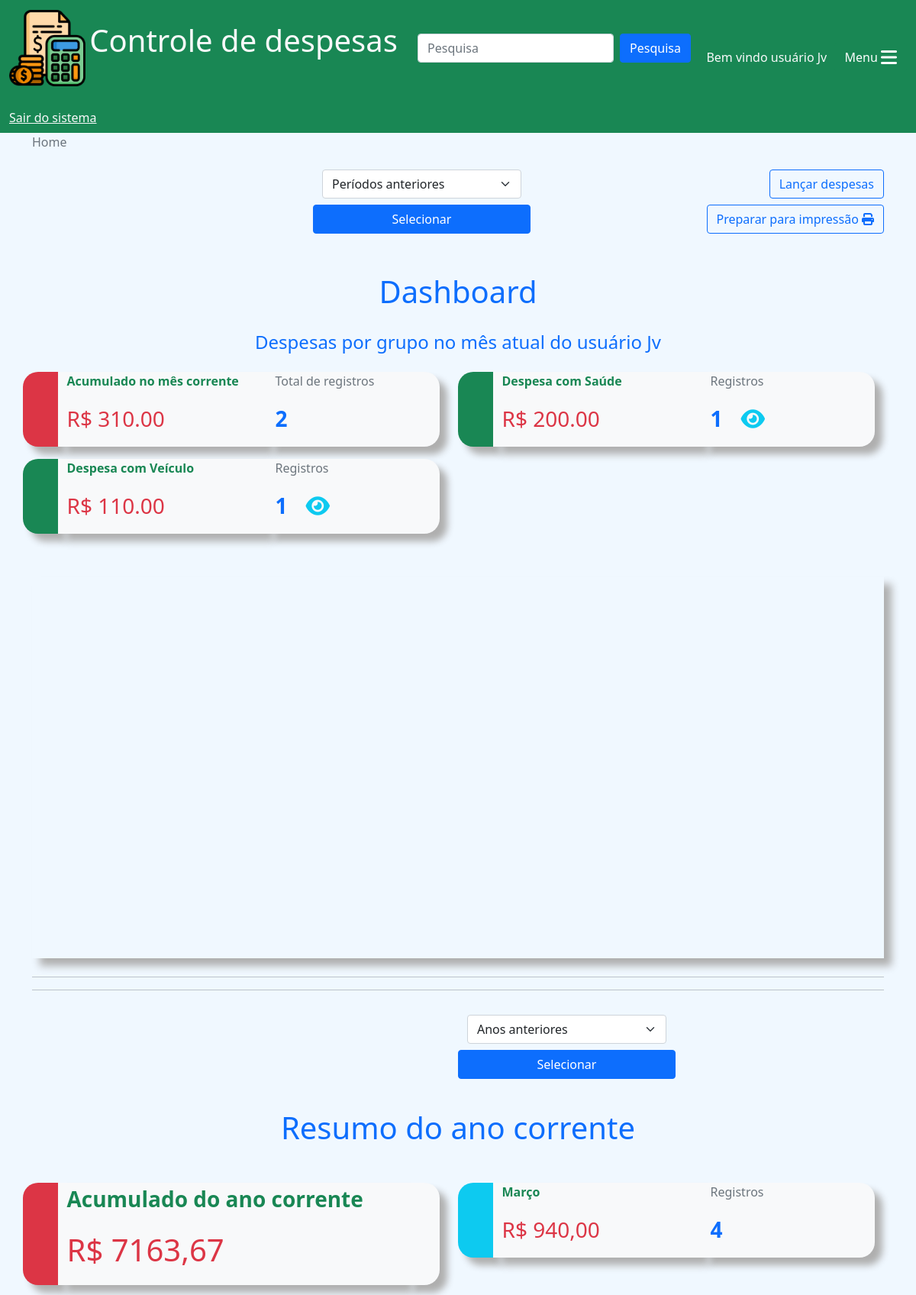
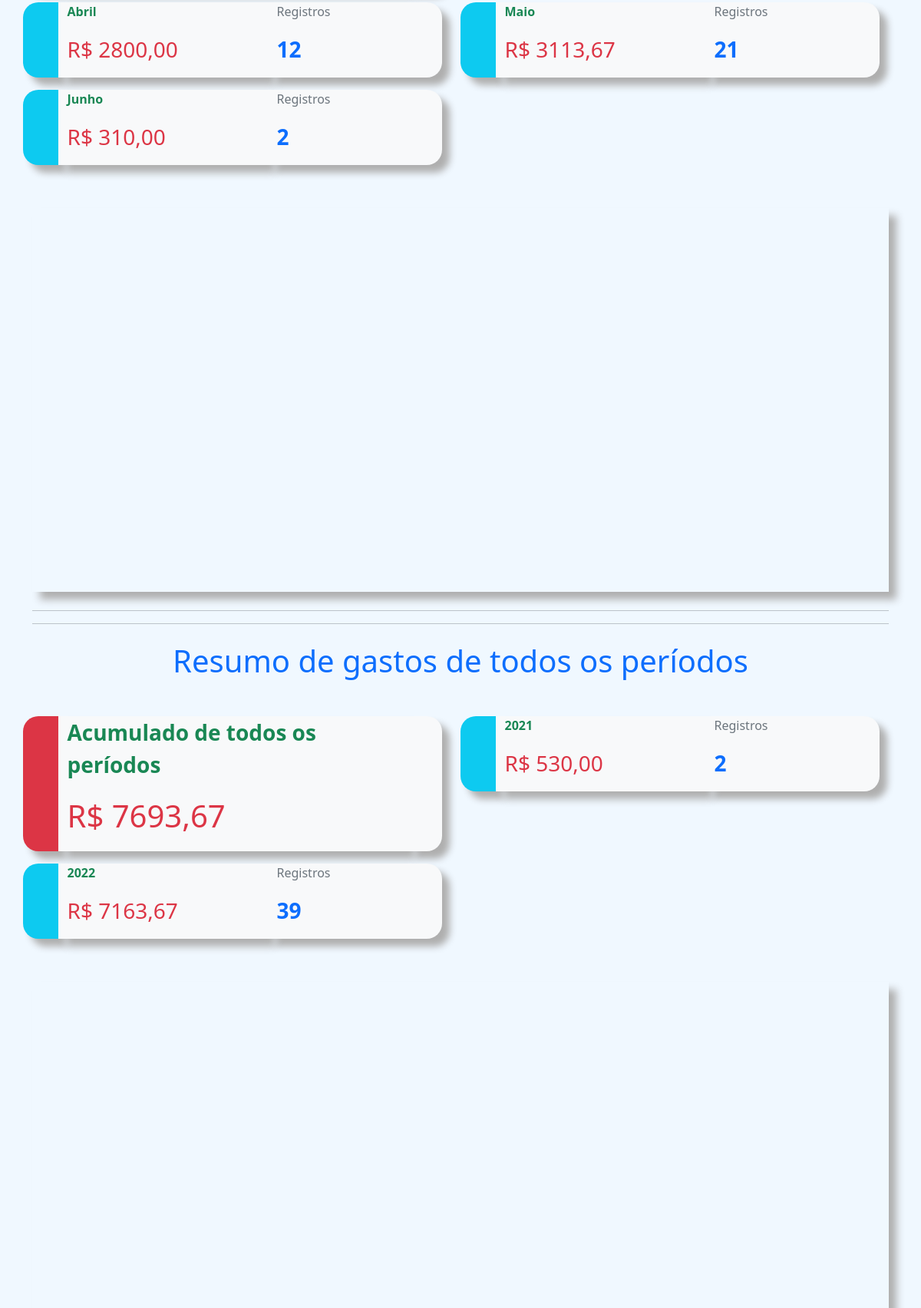
The page /dashboard/ (signed in, upper part) on the database its author committed (2 pictures, top to bottom).
### cadastros/models.py (models this page shows, shortened)
class GrupoDespesa(models.Model):
    grupo = models.CharField(max_length=50)
    padrao = models.BooleanField(default=False)
    usuario = models.ForeignKey(User, on_delete=models.CASCADE, blank=True, null=True)
    ativo = models.BooleanField(default=True)
    class Meta:
        verbose_name = 'Grupo de despesa'
        verbose_name_plural = 'Grupos de despesa'

### dashboard/views.py (the view, shortened to what this page needs)
# urls.py: path('', views.dashboard, name='home'),
@login_required(login_url='login')
def dashboard(request):
    hoje = datetime.today()
    mes = hoje.month
    ano = hoje.year
    user = request.user
    total_full = 0
    despesas_full = Despesa.objects.all().filter(
        usuario=user
    ).values('data__year').annotate(total=Sum('valor'), count=Count('data__year')).order_by('data__year')
    if len(despesas_full) == 0:
        total_full = 0
        messages.add_message(request, messages.INFO, f'Sem registros para listar')
        print(total_full)
        return render(request, 'dashboard.html', {'total_full':total_full})
    for d in despesas_full:
        d['total'] = round(d['total'], 2)
        total_full += d['total']
        d['tot'] = int(d['total'])
    atividade = Despesa.objects.all().filter(
        usuario=user
    ).values('data__month', 'data__year').annotate(count=Count('data__month')).order_by('-data__year', '-data__month')
    ativ_ano = Despesa.objects.all().filter(
        usuario=user
    ).values('data__year').annotate(count=Count('data__year')).order_by('-data__year')
    for a in atividade:
        a['mes'] = str(a['data__month'])
        a['mes'] = datetime.strptime(a['mes'], '%m')
    despesas = Despesa.objects.all().filter(
        usuario=user, data__month=mes, data__year=ano
    ).values('tipo__grupo__grupo', 'tipo__grupo').annotate(total=Sum('valor'), count=Count('tipo__grupo')).order_by('-total')
    registros = 0
    despesas_ano = Despesa.objects.all().filter(
        usuario=user, data__year=ano
    ).values('data__month').annotate(total=Sum('valor'), count=Count('data__month'))
    grafico_ano = resumo_ano(despesas_ano)
    for d in despesas:
        registros += d['count']
        d['tot'] = round(d['total'])
        d['total'] = f'{d["total"]:.2f}'
    total = despesas.aggregate(Sum('total'))
    total = f"{total['total__sum']:.2f}"
    des = Despesa.objects.all().filter(
        usuario=user, data__month=mes, data__year=ano
    ).values('tipo__grupo__grupo', 'tipo__grupo').annotate(total=Sum('valor'), count=Count('tipo__grupo')).order_by('-total')
    for d in des:
        d['tot'] = round(d['total'])
    return render(request, 'dashboard.html', {'despesas':despesas, 'des':des, 'total':total, 'atividade':atividade, 'grafico_ano':grafico_ano, 'registros':registros, 'ativ_ano':ativ_ano, 'despesas_full':despesas_full, 'total_full':total_full})

### dashboard/templates/dashboard.html (shortened to what this page needs)
{% extends 'base.html'%}
{% load static%}
{% block 'conteudo'%}
<nav aria-label="breadcrumb">
  <ol class="breadcrumb">
    <li class="breadcrumb-item active" aria-current="page">Home</li>
  </ol>
</nav>
<div class="row">
    <div class="col-md-4">
    </div>
    {% if total_full != 0%}
    <div class="col-md-3 col-sm-6">
        <div class="my-2">
            <form action="{% url 'dashboard_mes'%}" method="post">
                <select class="form-select" aria-label="Default select example" name="atividade">
                    <option selected value="">Períodos anteriores</option>
                  </select>
                  <div class="row">
                    <button type="submit" class="btn btn-primary my-2 mr-3 ml-5">Selecionar</button>
                  </div>
            </form>
        </div>
    </div>
    {%endif%}
    <div class="col-md-5 col-sm-6">
        <div class="text-end my-2">
            <a href="{% url 'despesa'%}" class="text-end btn btn-outline-primary">Lançar despesas</a>
        </div>
        <div class="text-end my-2">
          <a href="{% url 'dashboard_print'%}" class="text-end btn btn-outline-primary" target="_blank">Preparar para impressão <i class="fa-solid fa-print"></i></a>
      </div>
    </div>
</div>
<h1 style="padding-top: 20px;" class="text-center text-primary mt-3">Dashboard</h1>
{% if total_full != 0%}
{% if total != 0 %}
{% if user.first_name != ''%}
<h4 style="padding-top: 20px;" class="text-center text-primary mb-3">Despesas por grupo no mês atual de {{user.first_name}} {{user.last_name}}</h4>
{% else %}
<h4 style="padding-top: 20px;" class="text-center text-primary mb-3">Despesas por grupo no mês atual do usuário {{user}}</h4>
{% endif %}
<div class="row">
  <div class="col-md-6 col-12 my-2">
    <div class="row" style="width: 100%;">
        <div class="col-1 bg-danger" style="border-radius: 20px 0 0 20px; box-shadow: 10px 10px 10px rgb(175, 175, 175);">
        </div>
        <div class="col-6 bg-light" style="box-shadow: 10px 10px 10px rgb(175, 175, 175);">
            <p class="fs-6 text-success"><b>Acumulado no mês corrente</b></p>
            <p class="fs-3 text-danger">R$ {{total}}</p>
        </div>
        <div class="col-5 bg-light" style="box-shadow: 10px 10px 10px rgb(175, 175, 175); border-radius: 0 20px 20px 0;">
            <p class="fs-6 text-secondary">Total de registros</p>
            <p class="fs-3 text-primary"><b>{{registros}}</b></p>
        </div>
    </div>
</div>
    {% for d in despesas %}
    <div class="col-md-6 col-12 my-2">
        <div class="row" style="width: 100%;">
            <div class="col-1 bg-success" style="border-radius: 20px 0 0 20px; box-shadow: 10px 10px 10px rgb(175, 175, 175);">
            </div>
            <div class="col-6 bg-light" style="box-shadow: 10px 10px 10px rgb(175, 175, 175);">
                <p class="fs-6 text-success"><b>{{d.tipo__grupo__grupo}}</b></p>
                <p class="fs-3 text-danger">R$ {{d.total}}</p>
            </div>
            <div class="col-5 bg-light" style="box-shadow: 10px 10px 10px rgb(175, 175, 175); border-radius: 0 20px 20px 0;">
                <p class="fs-6 text-secondary">Registros</p>
                <p class="fs-3 text-primary"><b>{{d.count}}</b><a href="{% url 'despesas_dashboard' d.tipo__grupo%}" class="text-end mx-4" title='Ver despesas'><i class="fa-solid fa-eye text-info"></i></a></p>
            </div>
        </div>
    </div>
    {% endfor %}
</div>
    <div id="donutchart" style="width: 100%; height: 500px;" class="mt-5"></div>
{%endif%}
<hr class="mt-4">
<hr>
<div class="row my-4">
  <div class="col-md-6">
  </div>
  {% if total_full != 0%}
  <div class="col-md-3 col-sm-6">
      <div class="my-2">
          <form action="{% url 'dashboard_ano'%}" method="post" name="form_ano">
              <select class="form-select" aria-label="Default select example" name="ativ_ano">
                  <option selected value="">Anos anteriores</option>
                </select>
                <div class="row">
                  <button type="submit" class="btn btn-primary my-2 mr-3 ml-5">Selecionar</button>
                </div>
          </form>
      </div>
  </div>
  {%endif%}
</div>
{% if grafico_ano.total != 0%}
<div class="row my-4">
  <h1 class="text-center text-primary mb-3">Resumo do ano corrente</h1>
</div>
<div class="row">
  <div class="col-md-6 col-12 my-2">
    <div class="row" style="width: 100%;">
        <div class="col-1 bg-danger" style="border-radius: 20px 0 0 20px; box-shadow: 10px 10px 10px rgb(175, 175, 175);">
        </div>
        <div class="col-10 bg-light" style="box-shadow: 10px 10px 10px rgb(175, 175, 175);">
            <p class="fs-3 text-success"><b>Acumulado do ano corrente</b></p>
            <p class="fs-1 text-danger">R$ {{grafico_ano.total}}</p>
        </div>
        <div class="col-1 bg-light" style="box-shadow: 10px 10px 10px rgb(175, 175, 175); border-radius: 0 20px 20px 0;">
        </div>
    </div>
</div>
  {% for a in grafico_ano.ano %}
  {% if a.total != 0%}
  <div class="col-md-6 col-12 my-2">
      <div class="row" style="width: 100%;">
          <div class="col-1 bg-info" style="border-radius: 20px 0 0 20px; box-shadow: 10px 10px 10px rgb(175, 175, 175);">
          </div>
          <div class="col-6 bg-light" style="box-shadow: 10px 10px 10px rgb(175, 175, 175);">
              <p class="fs-6 text-success"><b>{{a.mes}}</b></p>
              <p class="fs-3 text-danger">R$ {{a.total}}</p>
          </div>
          <div class="col-5 bg-light" style="box-shadow: 10px 10px 10px rgb(175, 175, 175); border-radius: 0 20px 20px 0;">
              <p class="fs-6 text-secondary">Registros</p>
              <p class="fs-3 text-primary"><b>{{a.registros}}</b></p>
          </div>
      </div>
  </div>
  {% endif %}
  {% endfor %}
</div>
<html>
<head>
</head>
<body>
  <div id="barchart" style="width: 100%; height: 500px;" class="mt-5"></div>
</body>
</html>
{%endif%}
<hr class="mt-4">
<hr>
<div class="row my-4">
  <h1 class="text-center text-primary mb-3">Resumo de gastos de todos os períodos</h1>
</div>
<div class="row">
  <div class="col-md-6 col-12 my-2">
    <div class="row" style="width: 100%;">
        <div class="col-1 bg-danger" style="border-radius: 20px 0 0 20px; box-shadow: 10px 10px 10px rgb(175, 175, 175);">
        </div>
        <div class="col-10 bg-light" style="box-shadow: 10px 10px 10px rgb(175, 175, 175);">
            <p class="fs-3 text-success"><b>Acumulado de todos os períodos</b></p>
            <p class="fs-1 text-danger">R$ {{total_full}}</p>
        </div>
        <div class="col-1 bg-light" style="box-shadow: 10px 10px 10px rgb(175, 175, 175); border-radius: 0 20px 20px 0;">
        </div>
    </div>
</div>
  {% for a in despesas_full %}
  <div class="col-md-6 col-12 my-2">
      <div class="row" style="width: 100%;">
          <div class="col-1 bg-info" style="border-radius: 20px 0 0 20px; box-shadow: 10px 10px 10px rgb(175, 175, 175);">
          </div>
          <div class="col-6 bg-light" style="box-shadow: 10px 10px 10px rgb(175, 175, 175);">
              <p class="fs-6 text-success"><b>{{a.data__year}}</b></p>
              <p class="fs-3 text-danger">R$ {{a.total}}</p>
          </div>
          <div class="col-5 bg-light" style="box-shadow: 10px 10px 10px rgb(175, 175, 175); border-radius: 0 20px 20px 0;">
              <p class="fs-6 text-secondary">Registros</p>
              <p class="fs-3 text-primary"><b>{{a.count}}</b></p>
          </div>
      </div>
  </div>
  {% endfor %}
</div>
<html>
<head>
</head>
<body>
  <div id="piechart" style="width: 100%; height: 500px;" class="mt-5"></div>
</body>
</html>
{%endif%}
{% endblock %}

### templates/base.html (shortened to what this page needs)
{% load static %}
<!DOCTYPE html>
<html lang="pt-br">
<head>
    <link href="https://cdn.jsdelivr.net/npm/bootstrap@5.1.3/dist/css/bootstrap.min.css" rel="stylesheet">
    <link rel="stylesheet" href="{% static 'css/estilo.css'%}">
</head>
<body>
    <nav class="navbar navbar-light bg-success">
        <div class="container-fluid">
          <a class="navbar-brand text-light" href="{% url 'home'%}">
            <img src="{% static 'img/icone_despesas.png'%}" width="100" height="100" class="d-inline-block align-text-middle">
            <span class="fs-1">Controle de despesas</span>
          </a>
          <form class="d-flex" action="{% url 'pesquisa'%}">
            <input class="form-control me-2" type="search" placeholder="Pesquisa" aria-label="Search" name="termo">
            <button class="btn btn-primary" type="submit">Pesquisa</button>
          </form>
          {% if user.first_name != ''%}
          <span class="text-light mt-4">Bem vindo {{user.first_name}} {{user.last_name}}</span>
          {% else %}
          <span class="text-light mt-4">Bem vindo usuário {{user}}</span>
          {% endif %}
          <button class="btn btn-success text-end mt-4" type="button" data-bs-toggle="offcanvas" data-bs-target="#offcanvasScrolling" aria-controls="offcanvasScrolling">Menu <i class="fa fa-bars fa-xl"></i></button>
          {% if user.is_authenticated %}
          <a href="{% url 'logout'%}" class="text-light mt-4">Sair do sistema</a>
          {% else %}
          <a href="{% url 'login'%}" class="text-light mt-4">Faça seu login</a>
          {% endif %}
        </div>
    </nav>
      <div class="container">
       {% block 'conteudo'%}
       {% endblock %}
      </div>
</body>
</html>

### templates/static/css/estilo.css (style rules this page uses)
* { margin: 0; padding: 0; }
body { background-color: aliceblue; }
#donutchart { box-shadow: 10px 10px 10px rgb(175, 175, 175); }
#barchart { box-shadow: 10px 10px 10px rgb(175, 175, 175); }
#piechart { box-shadow: 10px 10px 10px rgb(175, 175, 175); }

### rows shown on the page
GrupoDespesa: tipo__grupo__grupo "Despesa com Saúde", total "200.00", count "1"
GrupoDespesa: tipo__grupo__grupo "Despesa com Veículo", total "110.00", count "1"

### other values the page prints
{{ user }} "Jv"
{{ total }} "310.00"
{{ registros }} "2"
{{ grafico_ano.total }} "7163,67"
{{ a.mes }} "Março" "Abril" "Maio" "Junho"
{{ a.total }} "940,00" "2800,00" "3113,67" "310,00"
{{ a.registros }} "4" "12" "21" "2"
{{ total_full }} "7693,67"
{{ a.data__year }} "2021" "2022"
{{ a.total }} "530,00" "7163,67"
{{ a.count }} "2" "39"
